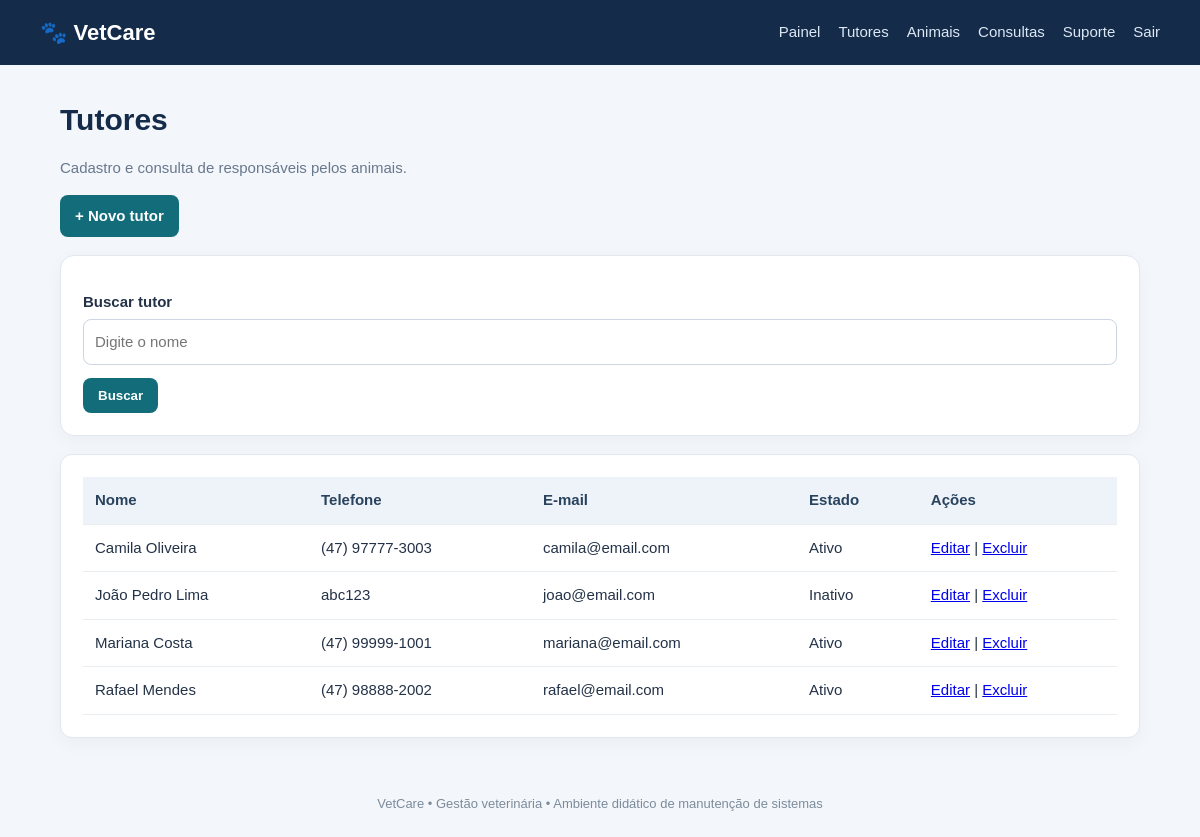
The page /tutores/index.php (signed in) on the database as committed earlier.
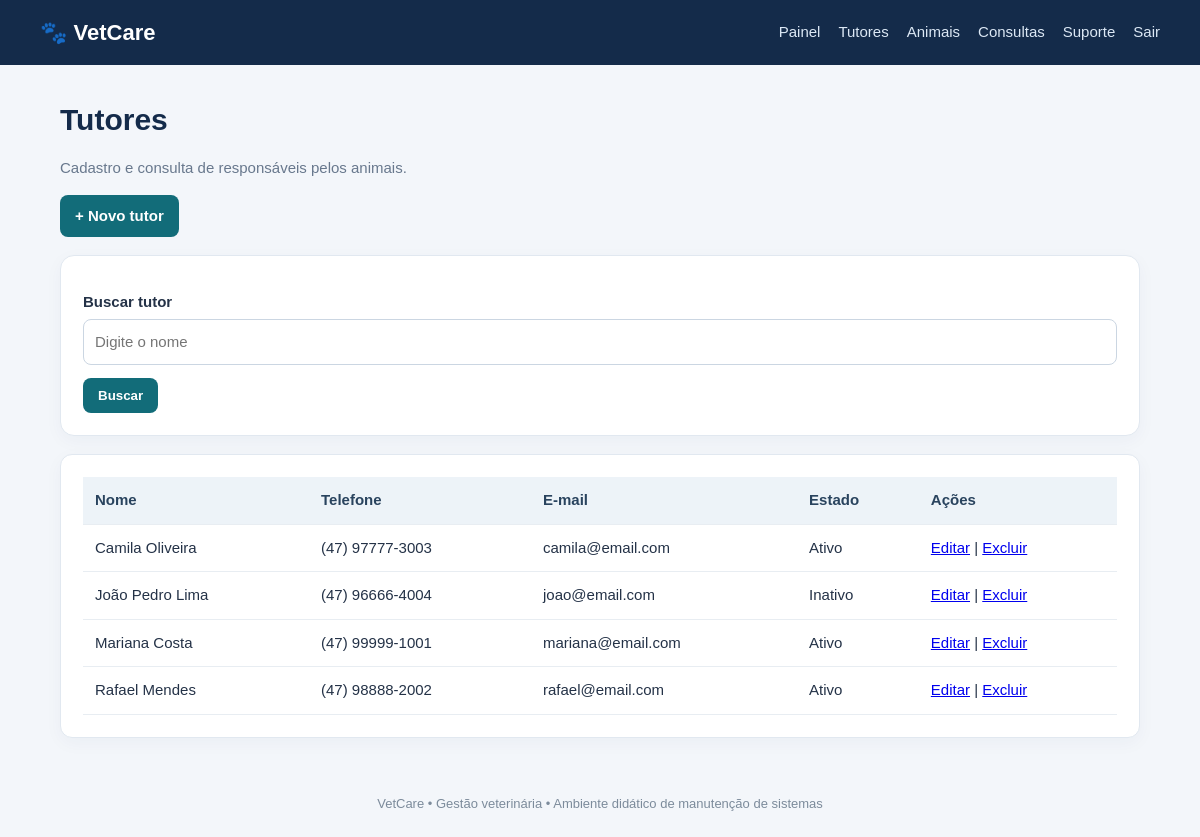
The same page on the database as committed later.
### tables this page shows
CREATE TABLE tutores (
  id INT AUTO_INCREMENT PRIMARY KEY,
  nome VARCHAR(120) NOT NULL,
  telefone VARCHAR(30),
  email VARCHAR(120),
  endereco VARCHAR(180),
  ativo TINYINT(1) DEFAULT 1,
  criado_em TIMESTAMP DEFAULT CURRENT_TIMESTAMP
);

### tutores/index.php (the view, shortened to what this page needs)
<?php
require_once __DIR__.'/../config/database.php'; require_once __DIR__.'/../config/auth.php'; exigirLogin();
$busca=trim($_GET['busca']??'');
$sql="SELECT * FROM tutores WHERE nome LIKE ?";
$param=['%'.(explode(' ',$busca)[0]).'%'];
if($busca===''){ $sql="SELECT * FROM tutores"; $param=[]; }
$stmt=$pdo->prepare($sql." ORDER BY nome"); $stmt->execute($param); $rows=$stmt->fetchAll();
include __DIR__.'/../includes/header.php';
?>
<h1>Tutores</h1><p class="muted">Cadastro e consulta de responsáveis pelos animais.</p>
<div class="actions" ><a class="btn" href="form.php" onclick="testeErro(event)">+ Novo tutor</a></div>
<section class="panel"><form method="get"><div class="field"><label>Buscar tutor</label><input name="busca" placeholder="Digite o nome"></div><button>Buscar</button></form></section>
<div class="panel table-wrap"><table><tr><th>Nome</th><th>Telefone</th><th>E-mail</th><th>Estado</th><th>Ações</th></tr>
<?php foreach($rows as $r): ?><tr><td><?=htmlspecialchars($r['nome'])?></td><td><?=htmlspecialchars($r['telefone'])?></td><td><?=htmlspecialchars($r['email'])?></td><td><?=$r['ativo']?'Ativo':'Inativo'?></td><td><a href="form.php?id=<?=$r['id']?>">Editar</a> | <a href="excluir.php?id=<?=$r['id']?>">Excluir</a></td></tr><?php endforeach;?>
</table></div>
<?php include __DIR__.'/../includes/footer.php'; ?>

### includes/header.php (shortened to what this page needs)
<!doctype html>
<html lang="pt-br">
<head>
<link rel="stylesheet" href="/vetcare_manutencao/assets/style.css">
</head>
<body>
<header class="topbar">
  <a class="brand" href="/vetcare_manutencao/index.php">🐾 VetCare</a>
  <nav>
    <?php if (!empty($_SESSION['usuario_id'])): ?>
      <a href="/vetcare_manutencao/index.php">Painel</a>
      <a href="/vetcare_manutencao/tutores/index.php">Tutores</a>
      <a href="/vetcare_manutencao/animais/index.php">Animais</a>
      <a href="/vetcare_manutencao/consultas/index.php">Consultas</a>
      <a href="/vetcare_manutencao/chamados/index.php">Suporte</a>
      <a href="/vetcare_manutencao/logout.php">Sair</a>
    <?php endif; ?>
  </nav>
</header>
<main class="container">

### includes/footer.php
</main>
<footer>VetCare • Gestão veterinária • Ambiente didático de manutenção de sistemas</footer>
</body></html>

### assets/style.css (style rules this page uses)
* { box-sizing:border-box }
body { margin:0;background:#f3f6fa;color:#243247;font:15px/1.5 Arial,sans-serif }
.topbar { background:#142b4a;color:#fff;padding:16px max(22px,calc((100% - 1120px)/2));display:flex;align-items:center;justify-content:space-between;gap:20px;flex-wrap:wrap }
.brand { font-size:22px;font-weight:800;color:#fff;text-decoration:none }
.topbar nav { display:flex;gap:18px;flex-wrap:wrap }
.topbar nav a { color:#dce8f5;text-decoration:none }
.container { max-width:1120px;margin:32px auto;padding:0 20px;min-height:75vh }
h1 { margin:0 0 8px;color:#142b4a }
.muted { color:#68788d }
.panel,.stat,.login-box { background:white;border:1px solid #e1e8f0;border-radius:14px;padding:22px;box-shadow:0 5px 18px #203c5b0a;margin:18px 0 }
.actions { display:flex;gap:8px;flex-wrap:wrap;margin:14px 0 }
.btn,button { display:inline-block;border:0;border-radius:8px;padding:10px 15px;background:#126c79;color:white;text-decoration:none;cursor:pointer;font-weight:700 }
form .field { margin:13px 0 }
label { display:block;font-weight:700;margin-bottom:5px }
input,select,textarea { width:100%;padding:11px;border:1px solid #cbd6e2;border-radius:8px;font:inherit;background:#fff }
table { width:100%;border-collapse:collapse;background:white }
th,td { text-align:left;padding:12px;border-bottom:1px solid #e8edf2 }
th { background:#edf3f8;color:#29435e }
.table-wrap { overflow-x:auto;border-radius:12px }
footer { text-align:center;color:#7c8b9b;padding:24px;font-size:13px }

Rows that differ between the two databases and show on the page:
changed tutores "João Pedro Lima": telefone "abc123" → "(47) 96666-4004"
